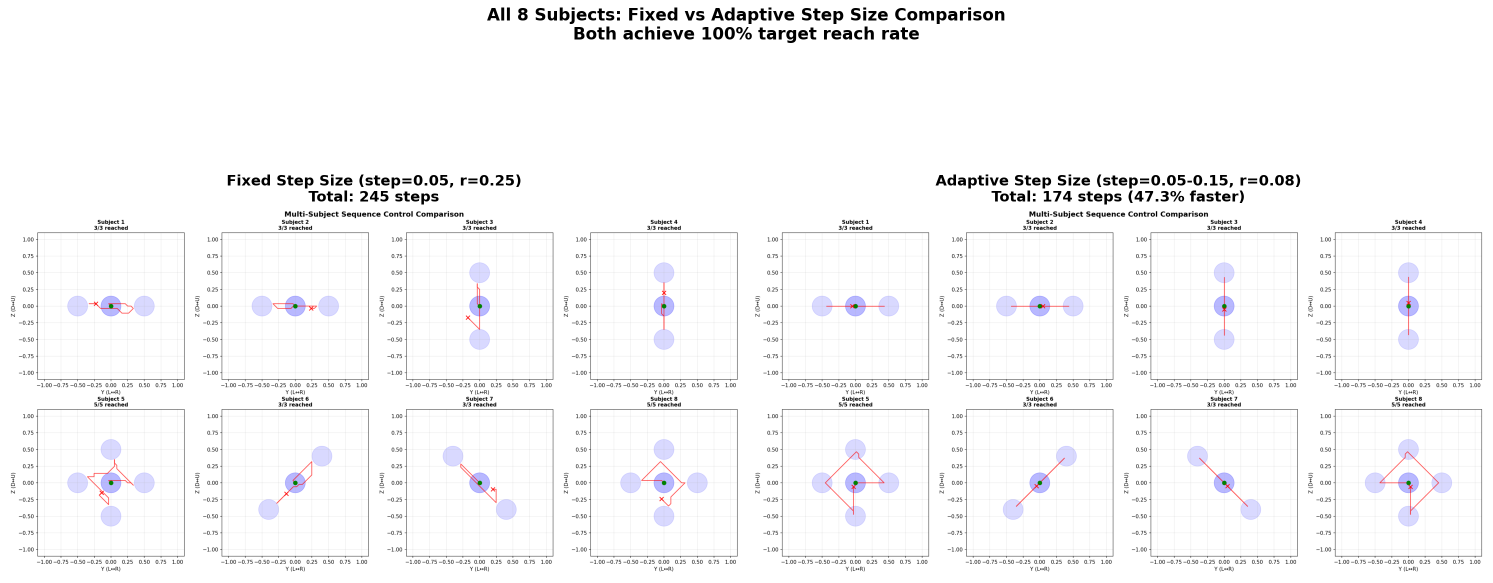
#> input picture 03_Experiments/comparison_all_subjects_fixed_vs_adaptive.png, 2985 x 1166 px (shown at 1/2 size)
$ python gen_adaptive_step_selected_subjects.py
#> lines starting #> are read from the running program, lines starting #| are printed output that depends on the picture
#!/usr/bin/env python3
"""Generate a selected-subject fixed-vs-adaptive step-size chart.

The repository does not contain the exact fixed/adaptive trajectory JSON used
for the archived 8-panel PNG. This script recreates the deterministic
rule-control experiment from the sequence-control logic: same target sequences,
same 8-direction action vectors, same fixed/adaptive step-size rule, and same
target radius. It writes both a JSON table and a clean 2x2 report figure.
"""

from __future__ import annotations

import json
import math
from pathlib import Path

import matplotlib.pyplot as plt
import numpy as np
from PIL import Image, ImageDraw, ImageFont


ROOT = Path(__file__).resolve().parent
OUT_PNG = ROOT / "comparison_selected_subjects_fixed_vs_adaptive.png"
OUT_TRAJECTORY_PNG = ROOT / "comparison_selected_subjects_fixed_vs_adaptive_trajectory.png"
OUT_JSON = ROOT / "comparison_selected_subjects_fixed_vs_adaptive.json"
ARCHIVE_ALL_SUBJECTS = ROOT / "comparison_all_subjects_fixed_vs_adaptive.png"
TARGET_RADIUS = 0.08

POSITIONS = {
    "center": (0.0, 0.0),
    "left": (-0.5, 0.0),
    "right": (0.5, 0.0),
    "up": (0.0, 0.5),
    "down": (0.0, -0.5),
    "up_left": (-0.4, 0.4),
    "up_right": (0.4, 0.4),
    "down_left": (-0.4, -0.4),
    "down_right": (0.4, -0.4),
}

SUBJECT_SEQUENCES = {
    1: ["center", "right", "left", "center"],
    3: ["center", "up", "down", "center"],
    5: ["center", "right", "up", "left", "down", "center"],
    6: ["center", "up_right", "down_left", "center"],
}

ACTION_VECTORS = np.array(
    [
        [-1.0, 0.0],
        [1.0, 0.0],
        [0.0, 1.0],
        [0.0, -1.0],
        [-0.707, 0.707],
        [0.707, 0.707],
        [-0.707, -0.707],
        [0.707, -0.707],
    ]
)


def optimal_action(y: float, z: float, target_y: float, target_z: float) -> int:
    target_vec = np.array([target_y - y, target_z - z])
    norm = np.linalg.norm(target_vec)
    if norm < 1e-8:
        return 0
    target_vec = target_vec / norm
    return int(np.argmax(ACTION_VECTORS @ target_vec))


def run_sequence(subject: int, adaptive: bool) -> dict:
    y, z = 0.0, 0.0
    ys = [y]
    zs = [z]
    targets = []
    reached = 0
    per_target = []

    for target_name in SUBJECT_SEQUENCES[subject][1:]:
        target_y, target_z = POSITIONS[target_name]
        targets.append((target_y, target_z))
        target_steps = 0
        target_reached = False

        for _ in range(50):
            dist = math.hypot(y - target_y, z - target_z)
            if dist < TARGET_RADIUS:
                target_reached = True
                reached += 1
                break

            step_size = min(0.15, max(0.05, dist * 0.3)) if adaptive else 0.05
            action = optimal_action(y, z, target_y, target_z)
            y = float(np.clip(y + ACTION_VECTORS[action, 0] * step_size, -1.0, 1.0))
            z = float(np.clip(z + ACTION_VECTORS[action, 1] * step_size, -1.0, 1.0))
            target_steps += 1
            ys.append(y)
            zs.append(z)

        per_target.append(
            {
                "target": target_name,
                "target_position": [target_y, target_z],
                "reached": target_reached,
                "steps": target_steps,
            }
        )

    return {
        "subject": subject,
        "mode": "adaptive" if adaptive else "fixed",
        "step_rule": "min(0.15, max(0.05, distance * 0.3))" if adaptive else "0.05",
        "target_radius": TARGET_RADIUS,
        "total_steps": len(ys) - 1,
        "reached_targets": reached,
        "total_targets": len(SUBJECT_SEQUENCES[subject]) - 1,
        "targets": [list(t) for t in targets],
        "y_position": ys,
        "z_position": zs,
        "per_target": per_target,
    }


def save_archived_selected_trajectory() -> None:
    """Extract selected subject panels from the archived all-subject comparison.

    The archived PNG contains the visibly less stable fixed-step spatial paths
    from the original development comparison. Reusing those panels preserves the
    trajectory shape instead of replacing it with the deterministic rule-control
    reconstruction used for the step-count plot.
    """
    source = Image.open(ARCHIVE_ALL_SUBJECTS).convert("RGB")

    # Panel crops are measured from the archived Matplotlib image. The crop
    # starts below the archived figure-level headings so that only the subplot
    # content is reused.
    crops = {
        ("fixed", 1): (34, 462, 384, 786),
        ("fixed", 3): (774, 462, 1124, 786),
        ("fixed", 5): (34, 836, 384, 1160),
        ("fixed", 6): (404, 836, 754, 1160),
        ("adaptive", 1): (1524, 462, 1874, 786),
        ("adaptive", 3): (2264, 462, 2614, 786),
        ("adaptive", 5): (1524, 836, 1874, 1160),
        ("adaptive", 6): (1894, 836, 2244, 1160),
    }
    subjects = [1, 3, 5, 6]
    cell_w, cell_h = 340, 315
    pad_left, pad_top = 88, 64
    pad_right, pad_bottom = 16, 20
    row_gap, col_gap = 20, 18

    canvas_w = pad_left + pad_right + len(subjects) * cell_w + (len(subjects) - 1) * col_gap
    canvas_h = pad_top + pad_bottom + 2 * cell_h + row_gap
    canvas = Image.new("RGB", (canvas_w, canvas_h), "white")

    for row, mode in enumerate(["fixed", "adaptive"]):
        for col, subject in enumerate(subjects):
            panel = source.crop(crops[(mode, subject)])
            if mode == "adaptive":
                arr = np.array(panel)
                arr_i = arr.astype(np.int16)
                red_path = (
                    (arr_i[:, :, 0] > 120)
                    & (arr_i[:, :, 0] > arr_i[:, :, 1] + 40)
                    & (arr_i[:, :, 0] > arr_i[:, :, 2] + 40)
                )
                arr[red_path] = np.array([11, 125, 32], dtype=np.uint8)
                panel = Image.fromarray(arr)
            panel = panel.resize((cell_w, cell_h), Image.Resampling.LANCZOS)
            x = pad_left + col * (cell_w + col_gap)
            y = pad_top + row * (cell_h + row_gap)
            canvas.paste(panel, (x, y))
    draw = ImageDraw.Draw(canvas)
    font_dir = Path("/usr/share/fonts/truetype/dejavu")
    title_font = ImageFont.truetype(str(font_dir / "DejaVuSerif-Bold.ttf"), 31)
    row_font = ImageFont.truetype(str(font_dir / "DejaVuSerif.ttf"), 29)

    for col, subject in enumerate(subjects):
        text = f"Subject {subject}"
        x = pad_left + col * (cell_w + col_gap) + cell_w / 2
        bbox = draw.textbbox((0, 0), text, font=title_font)
        draw.text((x - (bbox[2] - bbox[0]) / 2, 12), text, fill="black", font=title_font)

    for label, y_center in [("Fixed step", pad_top + cell_h / 2), ("Adaptive step", pad_top + cell_h + row_gap + cell_h / 2)]:
        label_image = Image.new("RGBA", (260, 48), (255, 255, 255, 0))
        label_draw = ImageDraw.Draw(label_image)
        bbox = label_draw.textbbox((0, 0), label, font=row_font)
        label_draw.text(
            ((260 - (bbox[2] - bbox[0])) / 2, (48 - (bbox[3] - bbox[1])) / 2 - bbox[1]),
            label,
            fill="black",
            font=row_font,
        )
        label_image = label_image.rotate(90, expand=True)
        canvas.paste(label_image, (18, int(y_center - label_image.height / 2)), label_image)

    canvas.save(OUT_TRAJECTORY_PNG)


def main() -> None:
    subjects = [1, 3, 5, 6]
    results = {
        str(subject): {
            "fixed": run_sequence(subject, adaptive=False),
            "adaptive": run_sequence(subject, adaptive=True),
        }
        for subject in subjects
    }
    OUT_JSON.write_text(json.dumps(results, indent=2), encoding="utf-8")

    plt.rcParams.update(
        {
            "font.family": "serif",
            "font.serif": ["DejaVu Serif"],
            "font.size": 10,
            "axes.titlesize": 10.5,
            "axes.titleweight": "bold",
            "axes.labelsize": 10,
            "legend.fontsize": 7.8,
            "legend.frameon": True,
            "figure.dpi": 300,
            "savefig.dpi": 300,
            "axes.grid": True,
            "grid.alpha": 0.22,
            "grid.linestyle": "-",
        }
    )

    fig, axes = plt.subplots(2, 2, figsize=(6.9, 4.25), sharey=True)
    axes = axes.flatten()
    blue = "#3B4DFF"
    green = "#0B7D20"

    for ax, subject in zip(axes, subjects):
        fixed = results[str(subject)]["fixed"]
        adaptive = results[str(subject)]["adaptive"]

        ax.plot(
            range(len(fixed["y_position"])),
            fixed["y_position"],
            color=blue,
            linewidth=1.8,
            label=f"Fixed step=0.05 ({fixed['total_steps']} steps)",
        )
        ax.plot(
            range(len(adaptive["y_position"])),
            adaptive["y_position"],
            color=green,
            linewidth=2.2,
            label=f"Adaptive step ({adaptive['total_steps']} steps)",
        )

        for target_y, _ in fixed["targets"]:
            ax.axhline(target_y, color="#E76F51", linestyle="--", linewidth=0.9, alpha=0.65)

        ax.set_title(f"Subject {subject}")
        ax.set_xlabel("Control Step")
        ax.set_ylabel("Y Position")
        ax.set_ylim(-0.8, 0.8)
        ax.legend(loc="upper right")

    fig.tight_layout()
    fig.savefig(OUT_PNG, bbox_inches="tight")
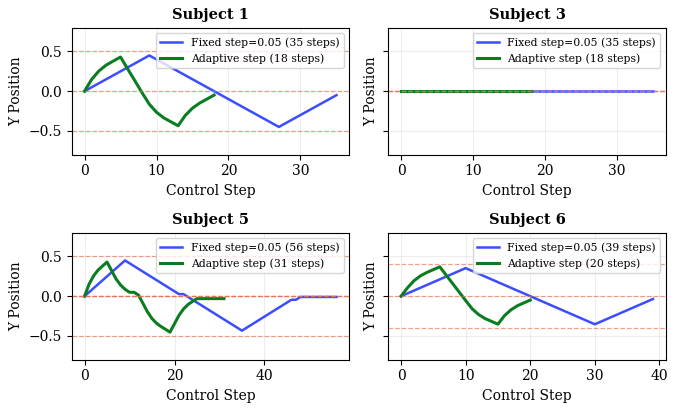
#> figure drawn by matplotlib, 4 panels; panel 1: curve peaks at x = 9, y = 0.45; panel 1: curve peaks at x = 5, y = 0.43; panel 3: curve peaks at x = 9, y = 0.45; panel 3: curve peaks at x = 5, y = 0.43
    plt.close(fig)

    save_archived_selected_trajectory()
#> in save_archived_selected_trajectory, `canvas = Image.new("RGB", (canvas_w, canvas_h), "white")`: canvas: PIL image 1518x734 RGB; every value is 255
#> after the loop in save_archived_selected_trajectory, `for row, mode in enumerate(["fixed", "adaptive"]):`:
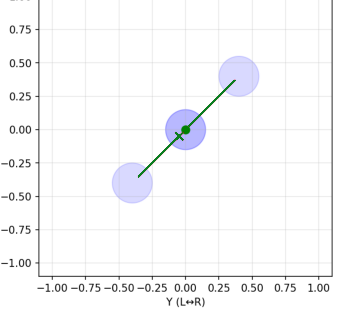
#> arr: shape (324, 350, 3); mean R, G, B 247.8, 248.2, 249.5
#> after the loop in save_archived_selected_trajectory, `for row, mode in enumerate(["fixed", "adaptive"]):`:
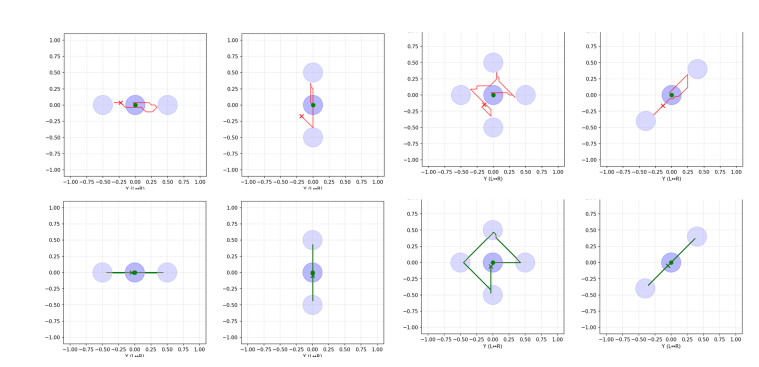
#> canvas: PIL image 1518x734 RGB (shown at 1/2 size); mean R, G, B 249, 248.9, 250.2
#> after the loop in save_archived_selected_trajectory, `for row, mode in enumerate(["fixed", "adaptive"]):`:
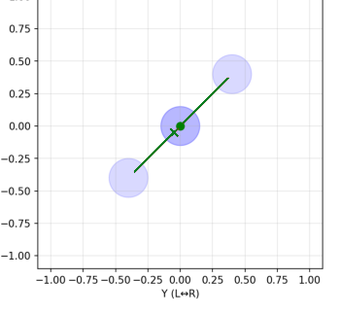
#> panel: PIL image 340x315 RGB; mean R, G, B 247.6, 247.9, 249.2
#> the loop in save_archived_selected_trajectory, `for label, y_center in [("Fixed step", pad_top + cell_h / 2), ("Adapti..` made 2 passes
#> bbox on passes 1 to 2: (0, 5, 153, 33), (-1, 5, 201, 33)
#> pass 1, in save_archived_selected_trajectory, `label_image = label_image.rotate(90, expand=True)`:
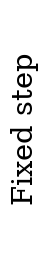
#> label_image: PIL image 48x260 RGBA; mean R, G, B, A 228.9, 228.9, 228.9, 19.2; transparent parts drawn white
#> pass 2, in save_archived_selected_trajectory, `label_image = label_image.rotate(90, expand=True)`:
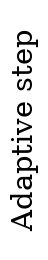
#> label_image: PIL image 48x260 RGBA; mean R, G, B, A 220.2, 220.2, 220.2, 25.4; transparent parts drawn white

    print(f"Saved {OUT_PNG}")
    print(f"Saved {OUT_TRAJECTORY_PNG}")
    print(f"Saved {OUT_JSON}")


if __name__ == "__main__":
    main()

$ run again, with 03_Experiments/comparison_4dir_vs_8dir.png copied over 03_Experiments/comparison_all_subjects_fixed_vs_adaptive.png
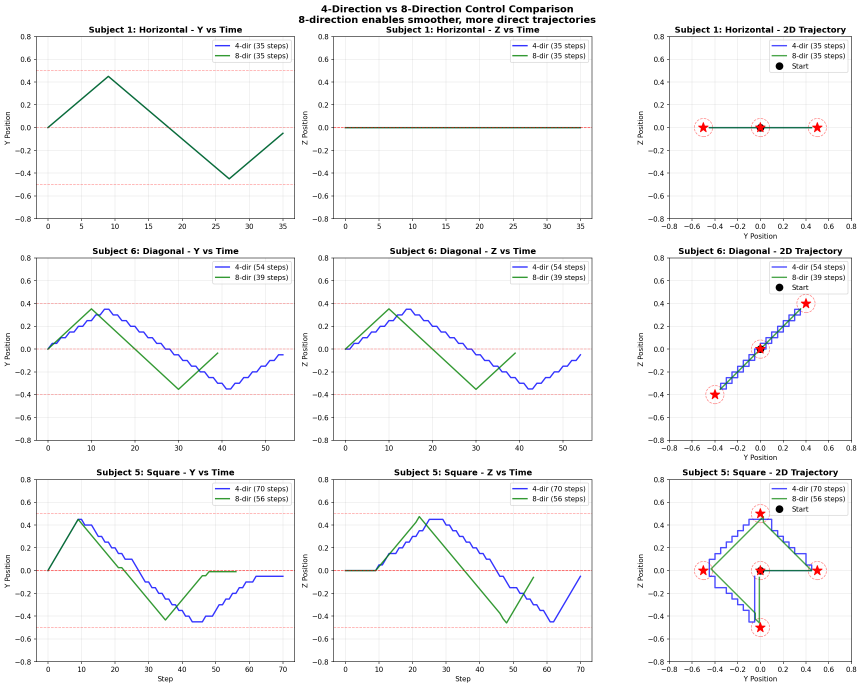
#> input picture 03_Experiments/comparison_4dir_vs_8dir.png, 2586 x 2063 px (shown at 1/3 size)
#> after the loop in save_archived_selected_trajectory, `for row, mode in enumerate(["fixed", "adaptive"]):`:
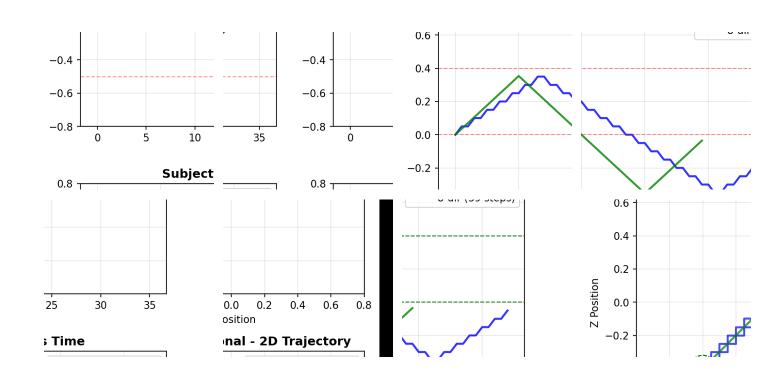
#> canvas: PIL image 1518x734 RGB (shown at 1/2 size); mean R, G, B 247.3, 247.5, 248
#> after the loop in save_archived_selected_trajectory, `for row, mode in enumerate(["fixed", "adaptive"]):`:
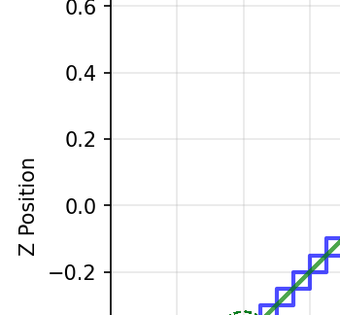
#> panel: PIL image 340x315 RGB; mean R, G, B 247.6, 248, 249.2
#> the loop in save_archived_selected_trajectory, `for label, y_center in [("Fixed step", pad_top + cell_h / 2), ("Adapti..` made 2 passes
#> bbox on passes 1 to 2: (0, 5, 153, 33), (-1, 5, 201, 33)

$ run again, with 03_Experiments/comparison_dqn_vs_transformer.png copied over 03_Experiments/comparison_all_subjects_fixed_vs_adaptive.png
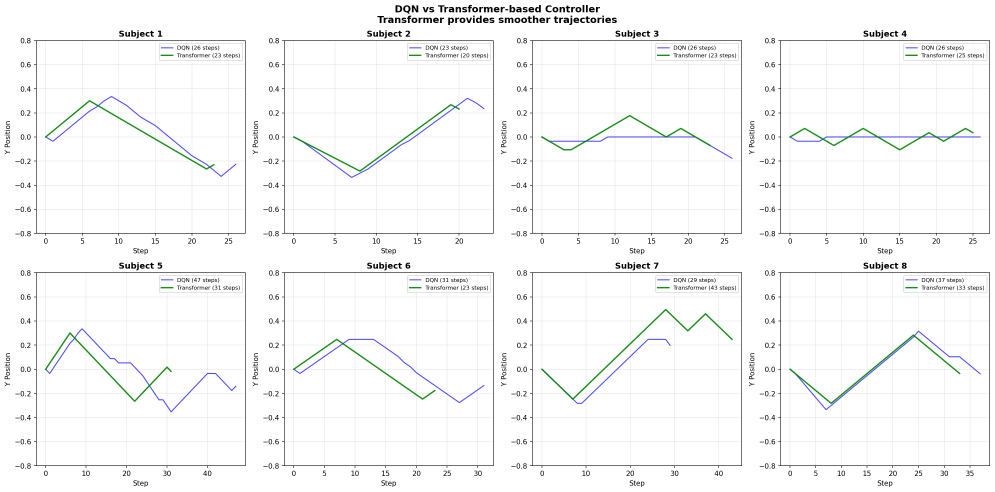
#> input picture 03_Experiments/comparison_dqn_vs_transformer.png, 2984 x 1475 px (shown at 1/3 size)
#> after the loop in save_archived_selected_trajectory, `for row, mode in enumerate(["fixed", "adaptive"]):`:
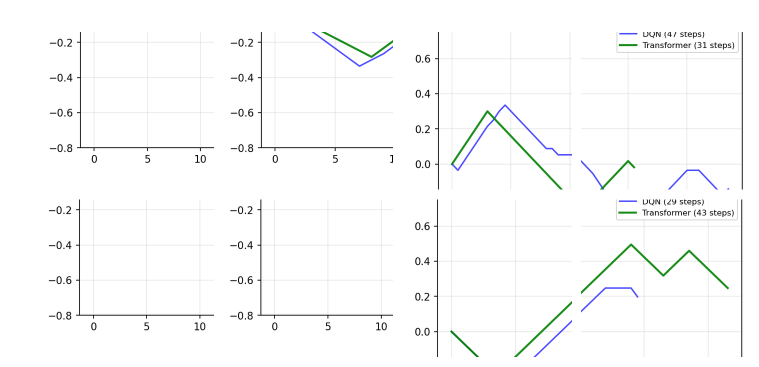
#> canvas: PIL image 1518x734 RGB (shown at 1/2 size); mean R, G, B 249.9, 250.5, 250.5
#> after the loop in save_archived_selected_trajectory, `for row, mode in enumerate(["fixed", "adaptive"]):`:
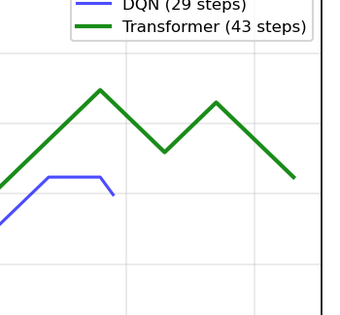
#> panel: PIL image 340x315 RGB; mean R, G, B 245.5, 247.5, 246.4
#> the loop in save_archived_selected_trajectory, `for label, y_center in [("Fixed step", pad_top + cell_h / 2), ("Adapti..` made 2 passes
#> bbox on passes 1 to 2: (0, 5, 153, 33), (-1, 5, 201, 33)

$ run again, with 03_Experiments/comparison_dqn_vs_transformer_2cases.png copied over 03_Experiments/comparison_all_subjects_fixed_vs_adaptive.png
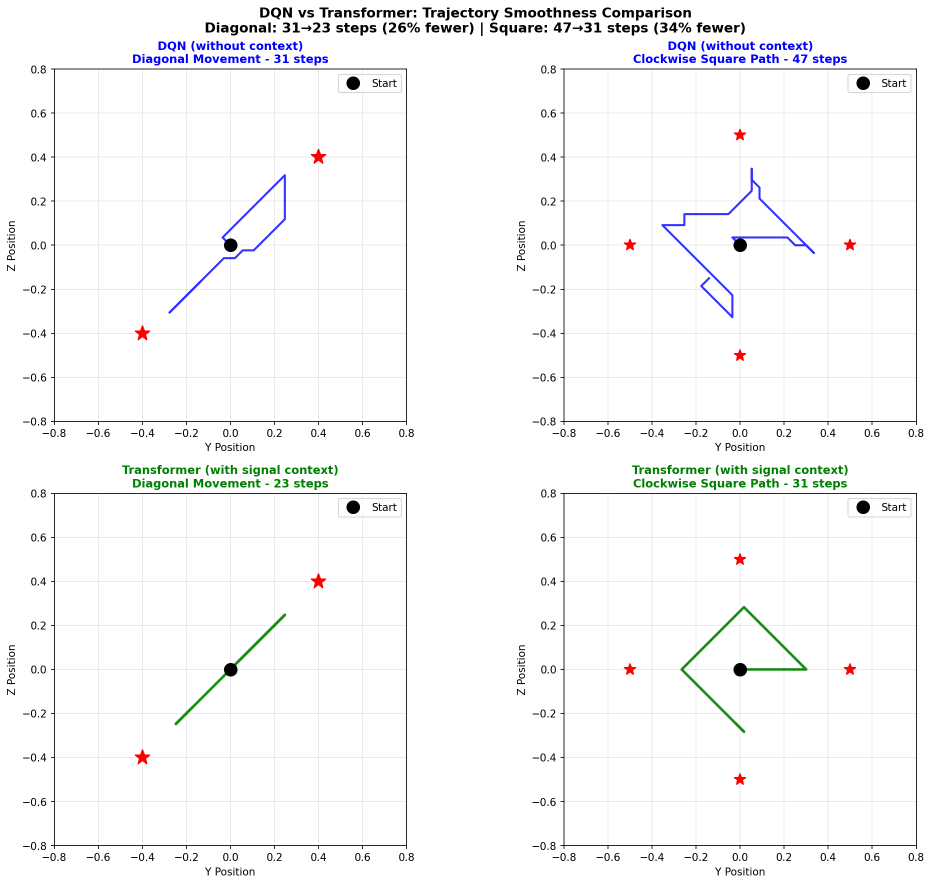
#> input picture 03_Experiments/comparison_dqn_vs_transformer_2cases.png, 1864 x 1769 px (shown at 1/2 size)
#> after the loop in save_archived_selected_trajectory, `for row, mode in enumerate(["fixed", "adaptive"]):`:
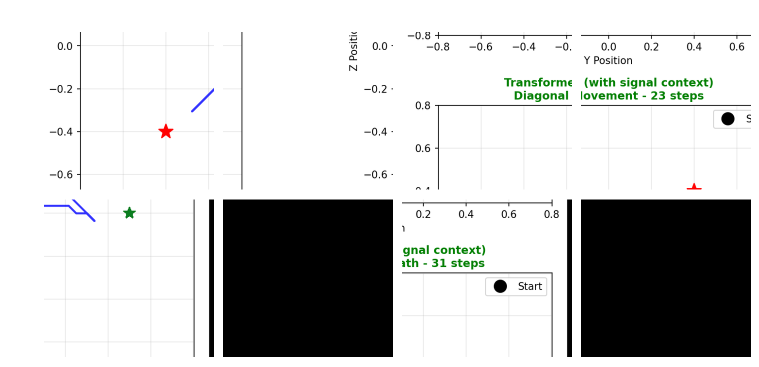
#> canvas: PIL image 1518x734 RGB (shown at 1/2 size); mean R, G, B 199.7, 200.5, 199.8
#> the loop in save_archived_selected_trajectory, `for label, y_center in [("Fixed step", pad_top + cell_h / 2), ("Adapti..` made 2 passes
#> bbox on passes 1 to 2: (0, 5, 153, 33), (-1, 5, 201, 33)
